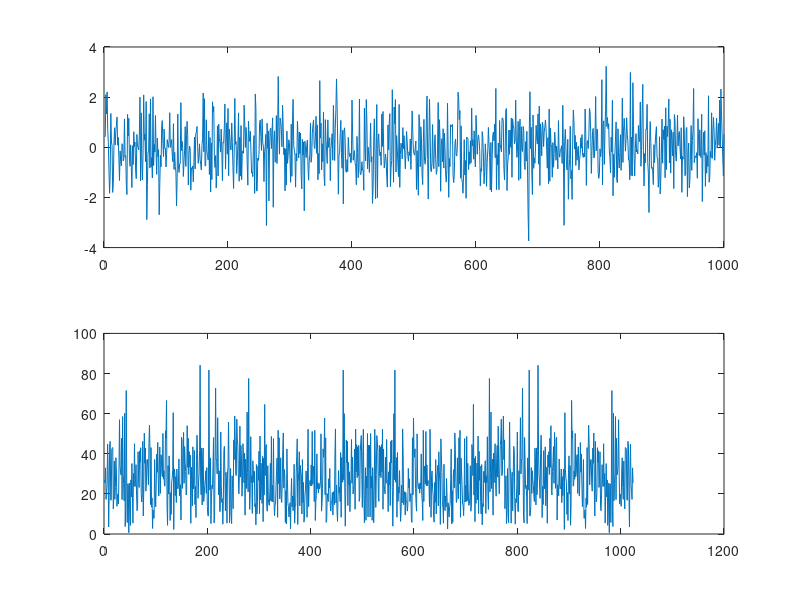
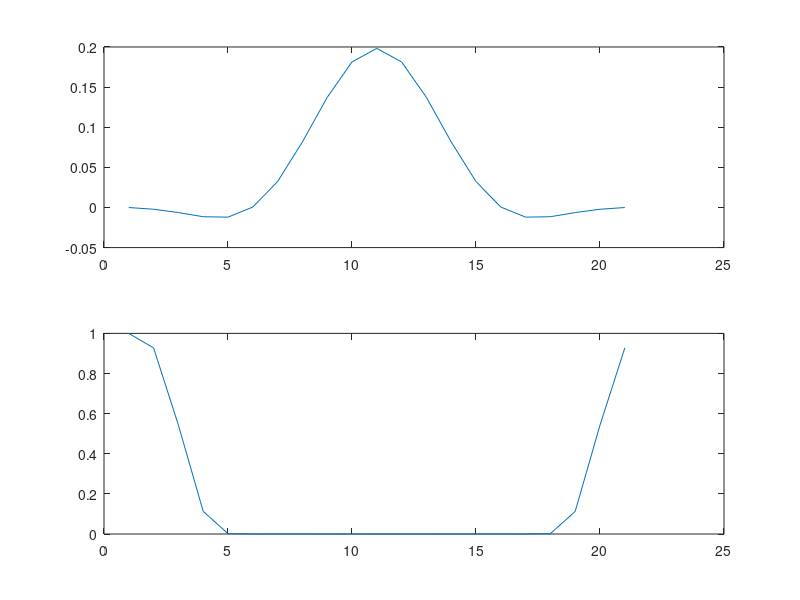
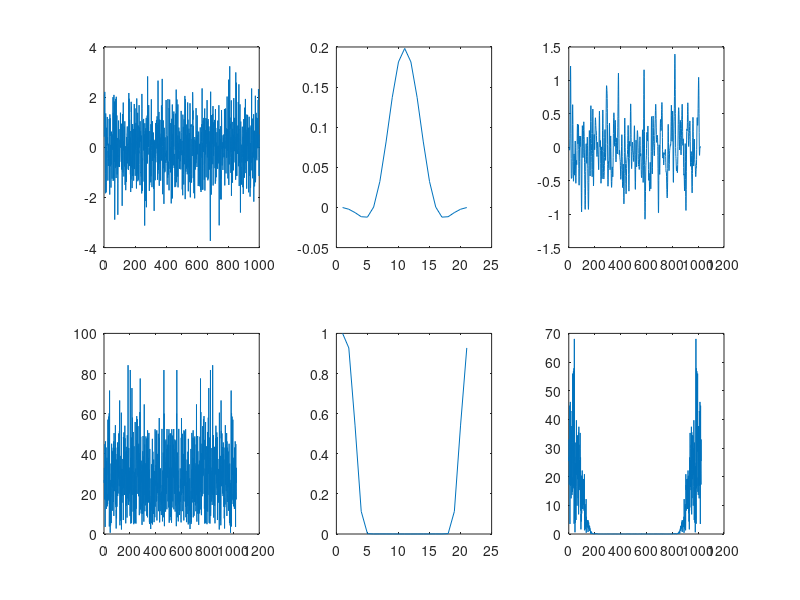
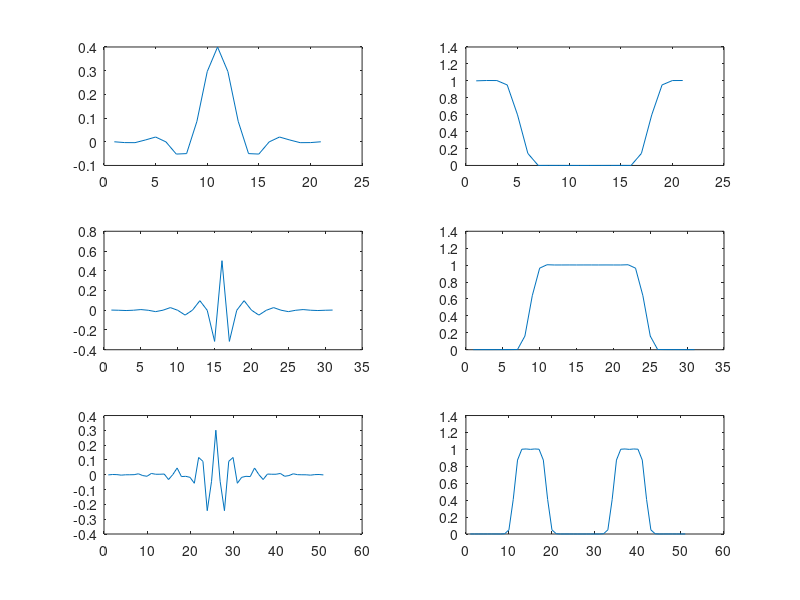

These charts were generated, in order, by the following MATLAB code: (Note: this script raises an error after producing the figures.)
clear all;

%% P3
awgn = randn(1000, 1)
AWGN = fft(awgn, 1024)
f = 0.2
f1 = fir1(20, f)
F1 = fft(f1)
awgn_filt = conv(f1, awgn)
AWGN_FILT = fft(awgn_filt, 1024)

figure(1)
subplot(2, 1, 1)
plot(awgn)
subplot(2, 1, 2)
plot(abs(AWGN))

figure(2)
subplot(2, 1, 1)
plot(f1)
subplot(2, 1, 2)
plot(abs(F1))

figure(3)
subplot(2, 3, 1)
plot(awgn)
subplot(2, 3, 2)
plot(f1)
subplot(2, 3, 3)
plot(awgn_filt)
subplot(2, 3, 4)
plot(abs(AWGN))
subplot(2, 3, 5)
plot(abs(F1))
subplot(2, 3, 6)
plot(abs(AWGN_FILT))

orders = [20 30 50]
freq1 = [0.2 0.25 0.35]

f1_lo = fir1(20, 0.2*2)
f1_hi = fir1(30, 0.25*2, 'high')
f1_band = fir1(50, [0.2 0.35]*2, 'bandpass')

figure(4)
subplot(3, 2, 1)
plot(f1_lo)
subplot(3, 2, 2)
plot(abs(fft(f1_lo)))
subplot(3, 2, 3)
plot(f1_hi)
subplot(3, 2, 4)
plot(abs(fft(f1_hi)))
subplot(3, 2, 5)
plot(f1_band)
subplot(3, 2, 6)
plot(abs(fft(f1_band)))

figure()
spec_analysis(f1_lo, 1);
title('Low Pass, N = 20, fc = .2')

figure()
spec_analysis(f1_hi, 1);
title('High Pass, N = 30, fc = .25')

figure()
spec_analysis(f1_band, 1);
title('Band Pass, N = 50, fc = .2, .35')

